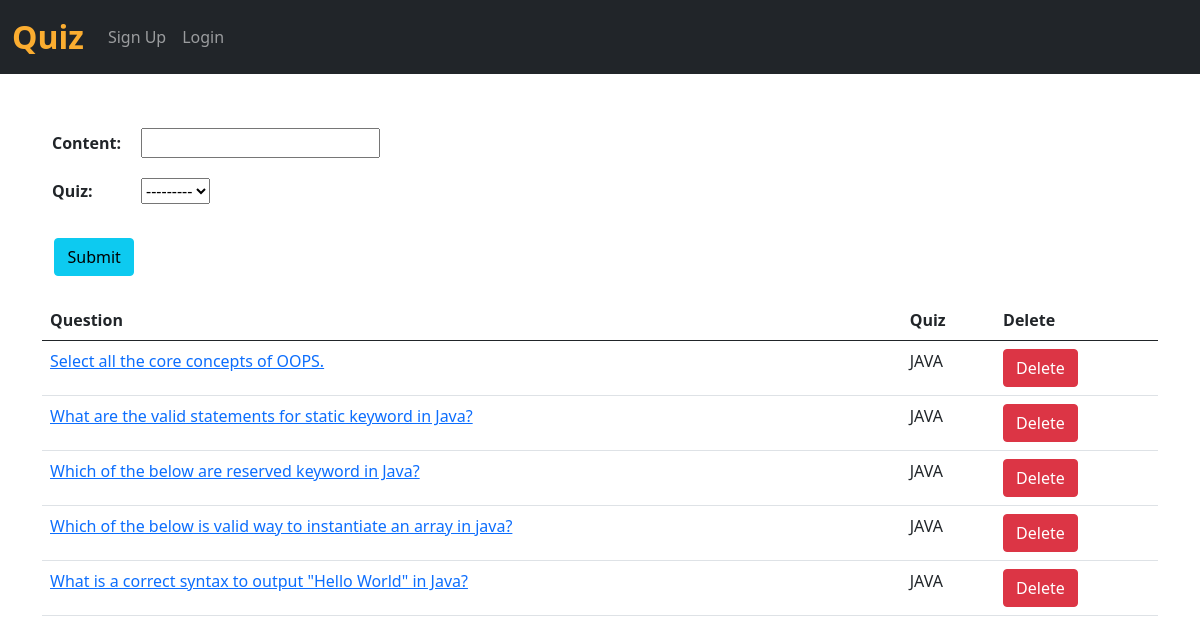
/quiz/add_question/, run on the app's committed database.
### quiz/models.py (models this page shows, shortened)
class Question(models.Model):
    content = models.CharField(max_length=200)
    quiz = models.ForeignKey(Quiz, on_delete=models.CASCADE)

class Quiz(models.Model):
    name = models.CharField(max_length=50)
    description = models.CharField(max_length=500)
    number_of_questions = models.IntegerField(default=1)
    time = models.IntegerField(help_text="Duration of the quiz in seconds", default="1")
    def __str__(self):
        return self.name

### quiz/views.py (the view)
# urls.py: path('add_question/', views.add_question, name='add_question'),
def add_question(request):
    questions = Question.objects.all()
    questions = Question.objects.filter().order_by('-id')
    if request.method=="POST":
        form = QuestionForm(request.POST)
        if form.is_valid():
            form.save()
            return render(request, 'quiz/add_question.html')
    else:
        form=QuestionForm()
    return render(request, "quiz/add_question.html", {'form':form, 'questions':questions})

### quiz/forms.py
class QuestionForm(forms.ModelForm):
    class Meta:
        model = Question
        fields = ('content', 'quiz')

### quiz/templates/quiz/add_question.html (shortened to what this page needs)
{% extends 'baseq.html' %}
{% block body %}
<div class="container mt-4">
  <form action="{% url 'quiz:add_question' %}" method="POST"> {% csrf_token %}
    <table>
      <th>
        <td>{{ form.as_table }}</td>
      </th>
      </table><br>
    &nbsp;&nbsp;&nbsp;<button type="submit" class="btn btn-info">Submit</button>
  </form>
  <br>
  <table class="table">
    <thead>
      <tr>
        <th>Question</th>
        <th>Quiz</th>
        <th>Delete</th>
      </tr>
    </thead>
    {% for question in questions %}
    <tr>
      <td><a href="{% url 'quiz:add_options' question.id %}">{{question.content}}</a></td>
      <td>{{question.quiz}}</td>
      <td><a href="{% url 'quiz:delete_question' question.id %}" class="btn btn-danger">Delete</a></td>
    </tr>
    {% endfor %}
  </table>
</div>
{% endblock %}

### quiz/templates/quiz/add_question.html (style rules this page uses)
th,td { padding:10px; }

### data on the page
Question: content "Select all the core concepts of OOPS.", quiz "JAVA"
Question: content "What are the valid statements for static keyword in Java?", quiz "JAVA"
Question: content "Which of the below are reserved keyword in Java?", quiz "JAVA"
Question: content "Which of the below is valid way to instantiate an array in java?", quiz "JAVA"
Question: content "What is a correct syntax to output \"Hello World\" in Java?", quiz "JAVA"
